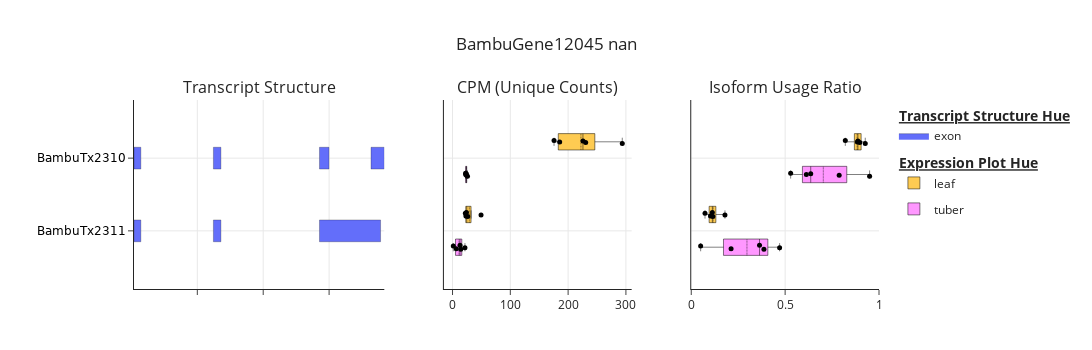
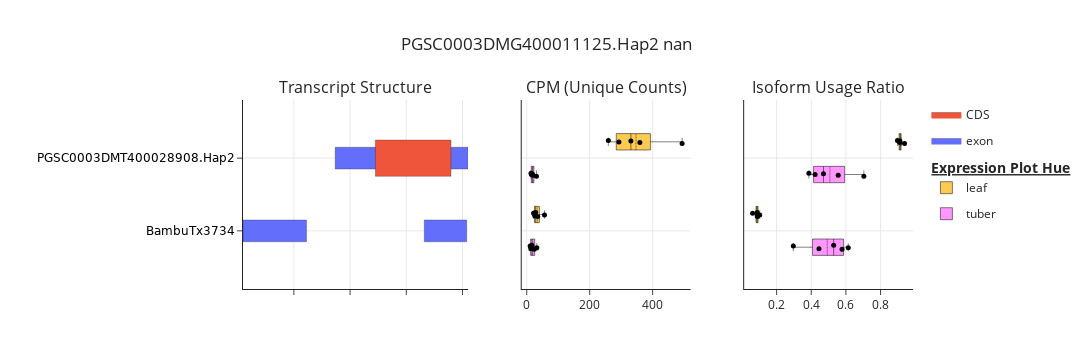
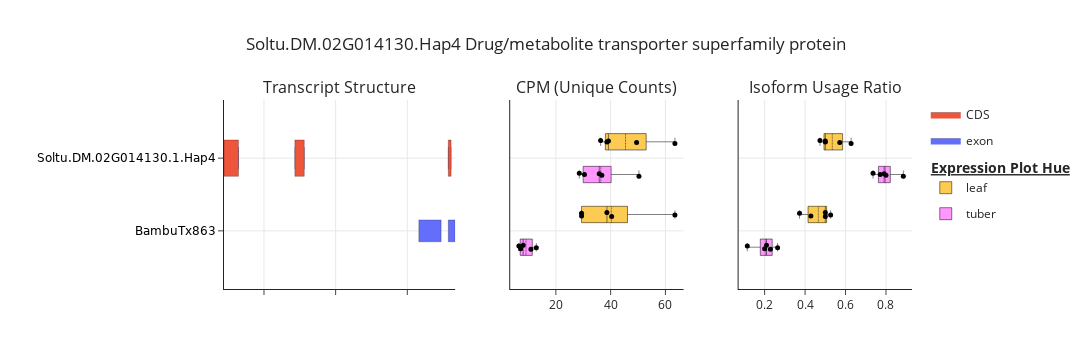
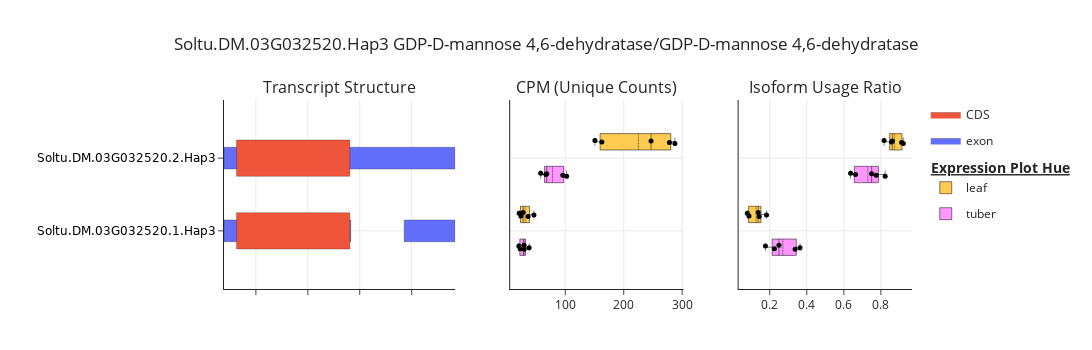

The notebook cell saved with these charts, in order:
### Code cell
figures = poly.plot_differential_isoform_usage(
    results_df=DIU_plotting_result,
    annotation_df=annotation_pl,
    fdr_threshold=0.05,
    ratio_difference_threshold=0.3
)

### Figure 1 — Plotly figure (JSON) as saved in the notebook; plotly's stock layout.template omitted (floating-point values rounded to 4 significant figures)
{"data": [{"fill": "toself", "fillcolor": "#636EFA", "hoverinfo": "text", "hoverlabel": {"namelength": -1}, "hoveron": "fills+points", "hovertemplate": "<b>transcript_id:</b> BambuTx2310<br><b>Feature Type:</b> exon<br><b>Feature Number:</b> None<br><b>Chromosome:</b> chr06_4<br><b>Start:</b> 18103636<br><b>End:</b> 18103838<br><b>Size:</b> 203<br><extra></extra>", "legendgroup": "exon", "legendgrouptitle": {"text": "<b><u>Transcript Structure Hue<u><b>"}, "legendrank": 1, "line": {"color": "black", "width": 0.25}, "mode": "lines", "name": "exon", "opacity": 1, "showlegend": true, "type": "scatter", "x": [18103636, 18103838, 18103838, 18103636, 18103636], "xaxis": "x", "y": [0.85, 0.85, 1.15, 1.15, 0.85], "yaxis": "y"}, {"fill": "toself", "fillcolor": "#636EFA", "hoverinfo": "text", "hoverlabel": {"namelength": -1}, "hoveron": "fills+points", "hovertemplate": "<b>transcript_id:</b> BambuTx2310<br><b>Feature Type:</b> exon<br><b>Feature Number:</b> None<br><b>Chromosome:</b> chr06_4<br><b>Start:</b> 18102854<br><b>End:</b> 18102998<br><b>Size:</b> 145<br><extra></extra>", "legendgroup": "exon", "legendgrouptitle": {"text": "<b><u>Transcript Structure Hue<u><b>"}, "legendrank": 1, "line": {"color": "black", "width": 0.25}, "mode": "lines", "name": "exon", "opacity": 1, "showlegend": false, "type": "scatter", "x": [18102854, 18102998, 18102998, 18102854, 18102854], "xaxis": "x", "y": [0.85, 0.85, 1.15, 1.15, 0.85], "yaxis": "y"}, {"fill": "toself", "fillcolor": "#636EFA", "hoverinfo": "text", "hoverlabel": {"namelength": -1}, "hoveron": "fills+points", "hovertemplate": "<b>transcript_id:</b> BambuTx2310<br><b>Feature Type:</b> exon<br><b>Feature Number:</b> None<br><b>Chromosome:</b> chr06_4<br><b>Start:</b> 18101244<br><b>End:</b> 18101358<br><b>Size:</b> 115<br><extra></extra>", "legendgroup": "exon", "legendgrouptitle": {"text": "<b><u>Transcript Structure Hue<u><b>"}, "legendrank": 1, "line": {"color": "black", "width": 0.25}, "mode": "lines", "name": "exon", "opacity": 1, "showlegend": false, "type": "scatter", "x": [18101244, 18101358, 18101358, 18101244, 18101244], "xaxis": "x", "y": [0.85, 0.85, 1.15, 1.15, 0.85], "yaxis": "y"}, {"fill": "toself", "fillcolor": "#636EFA", "hoverinfo": "text", "hoverlabel": {"namelength": -1}, "hoveron": "fills+points", "hovertemplate": "<b>transcript_id:</b> BambuTx2310<br><b>Feature Type:</b> exon<br><b>Feature Number:</b> None<br><b>Chromosome:</b> chr06_4<br><b>Start:</b> 18100039<br><b>End:</b> 18100143<br><b>Size:</b> 105<br><extra></extra>", "legendgroup": "exon", "legendgrouptitle": {"text": "<b><u>Transcript Structure Hue<u><b>"}, "legendrank": 1, "line": {"color": "black", "width": 0.25}, "mode": "lines", "name": "exon", "opacity": 1, "showlegend": false, "type": "scatter", "x": [18100039, 18100143, 18100143, 18100039, 18100039], "xaxis": "x", "y": [0.85, 0.85, 1.15, 1.15, 0.85], "yaxis": "y"}, {"fill": "toself", "fillcolor": "#636EFA", "hoverinfo": "text", "hoverlabel": {"namelength": -1}, "hoveron": "fills+points", "hovertemplate": "<b>transcript_id:</b> BambuTx2311<br><b>Feature Type:</b> exon<br><b>Feature Number:</b> None<br><b>Chromosome:</b> chr06_4<br><b>Start:</b> 18102854<br><b>End:</b> 18103781<br><b>Size:</b> 928<br><extra></extra>", "legendgroup": "exon", "legendgrouptitle": {"text": "<b><u>Transcript Structure Hue<u><b>"}, "legendrank": 1, "line": {"color": "black", "width": 0.25}, "mode": "lines", "name": "exon", "opacity": 1, "showlegend": false, "type": "scatter", "x": [18102854, 18103781, 18103781, 18102854, 18102854], "xaxis": "x", "y": [-0.15, -0.15, 0.15, 0.15, -0.15], "yaxis": "y"}, {"fill": "toself", "fillcolor": "#636EFA", "hoverinfo": "text", "hoverlabel": {"namelength": -1}, "hoveron": "fills+points", "hovertemplate": "<b>transcript_id:</b> BambuTx2311<br><b>Feature Type:</b> exon<br><b>Feature Number:</b> None<br><b>Chromosome:</b> chr06_4<br><b>Start:</b> 18101244<br><b>End:</b> 18101358<br><b>Size:</b> 115<br><extra></extra>", "legendgroup": "exon", "legendgrouptitle": {"text": "<b><u>Transcript Structure Hue<u><b>"}, "legendrank": 1, "line": {"color": "black", "width": 0.25}, "mode": "lines", "name": "exon", "opacity": 1, "showlegend": false, "type": "scatter", "x": [18101244, 18101358, 18101358, 18101244, 18101244], "xaxis": "x", "y": [-0.15, -0.15, 0.15, 0.15, -0.15], "yaxis": "y"}, {"fill": "toself", "fillcolor": "#636EFA", "hoverinfo": "text", "hoverlabel": {"namelength": -1}, "hoveron": "fills+points", "hovertemplate": "<b>transcript_id:</b> BambuTx2311<br><b>Feature Type:</b> exon<br><b>Feature Number:</b> None<br><b>Chromosome:</b> chr06_4<br><b>Start:</b> 18100040<br><b>End:</b> 18100143<br><b>Size:</b> 104<br><extra></extra>", "legendgroup": "exon", "legendgrouptitle": {"text": "<b><u>Transcript Structure Hue<u><b>"}, "legendrank": 1, "line": {"color": "black", "width": 0.25}, "mode": "lines", "name": "exon", "opacity": 1, "showlegend": false, "type": "scatter", "x": [18100040, 18100143, 18100143, 18100040, 18100040], "xaxis": "x", "y": [-0.15, -0.15, 0.15, 0.15, -0.15], "yaxis": "y"}, {"boxmean": true, "boxpoints": "all", "fillcolor": "#FF97FF", "jitter": 0.3, "legendgroup": "tuber", "legendgrouptitle": {"text": ""}, "legendrank": 3, "line": {"width": 0.5}, "marker": {"color": "black", "opacity": 1, "size": 5}, "name": "tuber", "offsetgroup": "3", "opacity": 1, "orientation": "h", "pointpos": 0, "showlegend": true, "text": ["SRR14995032", "SRR14995033", "SRR14995031", "SRR14995933", "SRR14995034", "SRR14995032", "SRR14995033", "SRR14995031", "SRR14995933", "SRR14995034"], "type": "box", "x": [14.28, 6.432, 21.49, 1.362, 12.99, 22.61, 23.89, 24.17, 25.89, 22.73], "xaxis": "x2", "y": ["0", "0", "0", "0", "0", "1", "1", "1", "1", "1"], "yaxis": "y2"}, {"boxmean": true, "boxpoints": "all", "fillcolor": "#FECB52", "jitter": 0.3, "legendgroup": "leaf", "legendgrouptitle": {"text": "<b><u>Expression Plot Hue<u><b>"}, "legendrank": 2, "line": {"width": 0.5}, "marker": {"color": "black", "opacity": 1, "size": 5}, "name": "leaf", "offsetgroup": "2", "opacity": 1, "orientation": "h", "pointpos": 0, "showlegend": true, "text": ["SRR14993892", "SRR14993893", "SRR14993895", "SRR14993894", "SRR14996168", "SRR14993892", "SRR14993893", "SRR14993895", "SRR14993894", "SRR14996168"], "type": "box", "x": [23.19, 49.36, 26.29, 24.12, 22.21, 293.7, 225.7, 230.4, 185.4, 175.6], "xaxis": "x2", "y": ["0", "0", "0", "0", "0", "1", "1", "1", "1", "1"], "yaxis": "y2"}, {"boxmean": true, "boxpoints": "all", "fillcolor": "#FF97FF", "jitter": 0.3, "legendgroup": "tuber", "legendgrouptitle": {"text": ""}, "legendrank": 3, "line": {"width": 0.5}, "marker": {"color": "black", "opacity": 1, "size": 5}, "name": "tuber", "offsetgroup": "3", "opacity": 1, "orientation": "h", "pointpos": 0, "showlegend": false, "text": ["SRR14995032", "SRR14995033", "SRR14995031", "SRR14995933", "SRR14995034", "SRR14995032", "SRR14995033", "SRR14995031", "SRR14995933", "SRR14995034"], "type": "box", "x": [0.3871, 0.2121, 0.4706, 0.05, 0.3636, 0.6129, 0.7879, 0.5294, 0.95, 0.6364], "xaxis": "x3", "y": ["0", "0", "0", "0", "0", "1", "1", "1", "1", "1"], "yaxis": "y3"}, {"boxmean": true, "boxpoints": "all", "fillcolor": "#FECB52", "jitter": 0.3, "legendgroup": "leaf", "legendgrouptitle": {"text": "<b><u>Expression Plot Hue<u><b>"}, "legendrank": 2, "line": {"width": 0.5}, "marker": {"color": "black", "opacity": 1, "size": 5}, "name": "leaf", "offsetgroup": "2", "opacity": 1, "orientation": "h", "pointpos": 0, "showlegend": false, "text": ["SRR14993892", "SRR14993893", "SRR14993895", "SRR14993894", "SRR14996168", "SRR14993892", "SRR14993893", "SRR14993895", "SRR14993894", "SRR14996168"], "type": "box", "x": [0.07317, 0.1795, 0.1024, 0.1151, 0.1122, 0.9268, 0.8205, 0.8976, 0.8849, 0.8878], "xaxis": "x3", "y": ["0", "0", "0", "0", "0", "1", "1", "1", "1", "1"], "yaxis": "y3"}], "layout": {"annotations": [{"font": {"size": 16}, "showarrow": false, "text": "Transcript Structure", "x": 0.168, "xanchor": "center", "xref": "paper", "y": 1, "yanchor": "bottom", "yref": "paper"}, {"font": {"size": 16}, "showarrow": false, "text": "CPM (Unique Counts)", "x": 0.542, "xanchor": "center", "xref": "paper", "y": 1, "yanchor": "bottom", "yref": "paper"}, {"font": {"size": 16}, "showarrow": false, "text": "Isoform Usage Ratio", "x": 0.874, "xanchor": "center", "xref": "paper", "y": 1, "yanchor": "bottom", "yref": "paper"}], "boxgap": 0.1, "boxgroupgap": 0.5, "boxmode": "group", "height": 350, "hoverlabel": {"font": {"size": 12}}, "hovermode": "closest", "legend": {"font": {"size": 12}, "grouptitlefont": {"size": 14}, "tracegroupgap": 7}, "margin": {"b": 50, "l": 100, "r": 50, "t": 100}, "showlegend": true, "title": {"text": "BambuGene12045 nan", "x": 0.5, "xanchor": "center"}, "violingap": 0.1, "violingroupgap": 0.5, "violinmode": "group", "width": 1300, "xaxis": {"anchor": "y", "domain": [0, 0.336], "showgrid": true, "showticklabels": false, "tickfont": {"size": 12}, "title": {"text": ""}}, "xaxis2": {"anchor": "y2", "domain": [0.416, 0.668], "showgrid": true, "showticklabels": true, "tickfont": {"size": 12}, "title": {"text": ""}}, "xaxis3": {"anchor": "y3", "domain": [0.748, 1], "showgrid": true, "showticklabels": true, "tickfont": {"size": 12}, "title": {"text": ""}}, "yaxis": {"anchor": "x", "domain": [0, 1], "range": [-0.8, 1.8], "showgrid": true, "showticklabels": true, "tickfont": {"color": "black", "family": "DejaVu Sans", "size": 12}, "ticktext": ["BambuTx2311", "BambuTx2310"], "tickvals": [0, 1], "title": {"text": ""}}, "yaxis2": {"anchor": "x2", "domain": [0, 1], "matches": "y", "range": [-0.8, 1.8], "showgrid": true, "showticklabels": false, "ticks": "", "ticktext": ["BambuTx2311", "BambuTx2310"], "tickvals": [0, 1]}, "yaxis3": {"anchor": "x3", "domain": [0, 1], "matches": "y", "range": [-0.8, 1.8], "showgrid": true, "showticklabels": false, "ticks": "", "ticktext": ["BambuTx2311", "BambuTx2310"], "tickvals": [0, 1]}}}

### Figure 2 — Plotly figure (JSON) as saved in the notebook; plotly's stock layout.template omitted (floating-point values rounded to 4 significant figures)
{"data": [{"fill": "toself", "fillcolor": "#636EFA", "hoverinfo": "text", "hoverlabel": {"namelength": -1}, "hoveron": "fills+points", "hovertemplate": "<b>transcript_id:</b> PGSC0003DMT400028908.Hap2<br><b>Feature Type:</b> exon<br><b>Feature Number:</b> None<br><b>Chromosome:</b> chr10_2<br><b>Start:</b> 13877947<br><b>End:</b> 13878420<br><b>Size:</b> 474<br><extra></extra>", "legendgroup": "exon", "legendgrouptitle": {"text": ""}, "legendrank": 2, "line": {"color": "black", "width": 0.25}, "mode": "lines", "name": "exon", "opacity": 1, "showlegend": true, "type": "scatter", "x": [13877947, 13878420, 13878420, 13877947, 13877947], "xaxis": "x", "y": [0.85, 0.85, 1.15, 1.15, 0.85], "yaxis": "y"}, {"fill": "toself", "fillcolor": "#636EFA", "hoverinfo": "text", "hoverlabel": {"namelength": -1}, "hoveron": "fills+points", "hovertemplate": "<b>transcript_id:</b> BambuTx3734<br><b>Feature Type:</b> exon<br><b>Feature Number:</b> None<br><b>Chromosome:</b> chr10_2<br><b>Start:</b> 13878264<br><b>End:</b> 13878415<br><b>Size:</b> 152<br><extra></extra>", "legendgroup": "exon", "legendgrouptitle": {"text": ""}, "legendrank": 2, "line": {"color": "black", "width": 0.25}, "mode": "lines", "name": "exon", "opacity": 1, "showlegend": false, "type": "scatter", "x": [13878264, 13878415, 13878415, 13878264, 13878264], "xaxis": "x", "y": [-0.15, -0.15, 0.15, 0.15, -0.15], "yaxis": "y"}, {"fill": "toself", "fillcolor": "#636EFA", "hoverinfo": "text", "hoverlabel": {"namelength": -1}, "hoveron": "fills+points", "hovertemplate": "<b>transcript_id:</b> BambuTx3734<br><b>Feature Type:</b> exon<br><b>Feature Number:</b> None<br><b>Chromosome:</b> chr10_2<br><b>Start:</b> 13877619<br><b>End:</b> 13877845<br><b>Size:</b> 227<br><extra></extra>", "legendgroup": "exon", "legendgrouptitle": {"text": ""}, "legendrank": 2, "line": {"color": "black", "width": 0.25}, "mode": "lines", "name": "exon", "opacity": 1, "showlegend": false, "type": "scatter", "x": [13877619, 13877845, 13877845, 13877619, 13877619], "xaxis": "x", "y": [-0.15, -0.15, 0.15, 0.15, -0.15], "yaxis": "y"}, {"fill": "toself", "fillcolor": "#EF553B", "hoverinfo": "text", "hoverlabel": {"namelength": -1}, "hoveron": "fills+points", "hovertemplate": "<b>transcript_id:</b> PGSC0003DMT400028908.Hap2<br><b>Feature Type:</b> CDS<br><b>Feature Number:</b> None<br><b>Chromosome:</b> chr10_2<br><b>Start:</b> 13878090<br><b>End:</b> 13878359<br><b>Size:</b> 270<br><extra></extra>", "legendgroup": "CDS", "legendgrouptitle": {"text": ""}, "legendrank": 1, "line": {"color": "black", "width": 0.25}, "mode": "lines", "name": "CDS", "opacity": 1, "showlegend": true, "type": "scatter", "x": [13878090, 13878359, 13878359, 13878090, 13878090], "xaxis": "x", "y": [0.75, 0.75, 1.25, 1.25, 0.75], "yaxis": "y"}, {"boxmean": true, "boxpoints": "all", "fillcolor": "#FF97FF", "jitter": 0.3, "legendgroup": "tuber", "legendgrouptitle": {"text": ""}, "legendrank": 4, "line": {"width": 0.5}, "marker": {"color": "black", "opacity": 1, "size": 5}, "name": "tuber", "offsetgroup": "4", "opacity": 1, "orientation": "h", "pointpos": 0, "showlegend": true, "text": ["SRR14995032", "SRR14995033", "SRR14995031", "SRR14995933", "SRR14995034", "SRR14995032", "SRR14995033", "SRR14995031", "SRR14995933", "SRR14995034"], "type": "box", "x": [32.12, 16.54, 23.28, 10.9, 12.99, 20.23, 14.7, 17.01, 13.62, 30.85], "xaxis": "x2", "y": ["0", "0", "0", "0", "0", "1", "1", "1", "1", "1"], "yaxis": "y2"}, {"boxmean": true, "boxpoints": "all", "fillcolor": "#FECB52", "jitter": 0.3, "legendgroup": "leaf", "legendgrouptitle": {"text": "<b><u>Expression Plot Hue<u><b>"}, "legendrank": 3, "line": {"width": 0.5}, "marker": {"color": "black", "opacity": 1, "size": 5}, "name": "leaf", "offsetgroup": "3", "opacity": 1, "orientation": "h", "pointpos": 0, "showlegend": true, "text": ["SRR14993892", "SRR14993893", "SRR14993895", "SRR14993894", "SRR14996168", "SRR14993892", "SRR14993893", "SRR14993895", "SRR14993894", "SRR14996168"], "type": "box", "x": [34.78, 56.42, 21.65, 25.62, 28.27, 359.4, 493.6, 330.9, 259.3, 292.7], "xaxis": "x2", "y": ["0", "0", "0", "0", "0", "1", "1", "1", "1", "1"], "yaxis": "y2"}, {"boxmean": true, "boxpoints": "all", "fillcolor": "#FF97FF", "jitter": 0.3, "legendgroup": "tuber", "legendgrouptitle": {"text": ""}, "legendrank": 4, "line": {"width": 0.5}, "marker": {"color": "black", "opacity": 1, "size": 5}, "name": "tuber", "offsetgroup": "4", "opacity": 1, "orientation": "h", "pointpos": 0, "showlegend": false, "text": ["SRR14995032", "SRR14995033", "SRR14995031", "SRR14995933", "SRR14995034", "SRR14995032", "SRR14995033", "SRR14995031", "SRR14995933", "SRR14995034"], "type": "box", "x": [0.6136, 0.5294, 0.5778, 0.4444, 0.2963, 0.3864, 0.4706, 0.4222, 0.5556, 0.7037], "xaxis": "x3", "y": ["0", "0", "0", "0", "0", "1", "1", "1", "1", "1"], "yaxis": "y3"}, {"boxmean": true, "boxpoints": "all", "fillcolor": "#FECB52", "jitter": 0.3, "legendgroup": "leaf", "legendgrouptitle": {"text": "<b><u>Expression Plot Hue<u><b>"}, "legendrank": 3, "line": {"width": 0.5}, "marker": {"color": "black", "opacity": 1, "size": 5}, "name": "leaf", "offsetgroup": "3", "opacity": 1, "orientation": "h", "pointpos": 0, "showlegend": false, "text": ["SRR14993892", "SRR14993893", "SRR14993895", "SRR14993894", "SRR14996168", "SRR14993892", "SRR14993893", "SRR14993895", "SRR14993894", "SRR14996168"], "type": "box", "x": [0.08824, 0.1026, 0.0614, 0.08995, 0.08805, 0.9118, 0.8974, 0.9386, 0.9101, 0.9119], "xaxis": "x3", "y": ["0", "0", "0", "0", "0", "1", "1", "1", "1", "1"], "yaxis": "y3"}], "layout": {"annotations": [{"font": {"size": 16}, "showarrow": false, "text": "Transcript Structure", "x": 0.168, "xanchor": "center", "xref": "paper", "y": 1, "yanchor": "bottom", "yref": "paper"}, {"font": {"size": 16}, "showarrow": false, "text": "CPM (Unique Counts)", "x": 0.542, "xanchor": "center", "xref": "paper", "y": 1, "yanchor": "bottom", "yref": "paper"}, {"font": {"size": 16}, "showarrow": false, "text": "Isoform Usage Ratio", "x": 0.874, "xanchor": "center", "xref": "paper", "y": 1, "yanchor": "bottom", "yref": "paper"}], "boxgap": 0.1, "boxgroupgap": 0.5, "boxmode": "group", "height": 350, "hoverlabel": {"font": {"size": 12}}, "hovermode": "closest", "legend": {"font": {"size": 12}, "grouptitlefont": {"size": 14}, "tracegroupgap": 7}, "margin": {"b": 50, "l": 100, "r": 50, "t": 100}, "showlegend": true, "title": {"text": "PGSC0003DMG400011125.Hap2 nan", "x": 0.5, "xanchor": "center"}, "violingap": 0.1, "violingroupgap": 0.5, "violinmode": "group", "width": 1300, "xaxis": {"anchor": "y", "domain": [0, 0.336], "showgrid": true, "showticklabels": false, "tickfont": {"size": 12}, "title": {"text": ""}}, "xaxis2": {"anchor": "y2", "domain": [0.416, 0.668], "showgrid": true, "showticklabels": true, "tickfont": {"size": 12}, "title": {"text": ""}}, "xaxis3": {"anchor": "y3", "domain": [0.748, 1], "showgrid": true, "showticklabels": true, "tickfont": {"size": 12}, "title": {"text": ""}}, "yaxis": {"anchor": "x", "domain": [0, 1], "range": [-0.8, 1.8], "showgrid": true, "showticklabels": true, "tickfont": {"color": "black", "family": "DejaVu Sans", "size": 12}, "ticktext": ["BambuTx3734", "PGSC0003DMT400028908.Hap2"], "tickvals": [0, 1], "title": {"text": ""}}, "yaxis2": {"anchor": "x2", "domain": [0, 1], "matches": "y", "range": [-0.8, 1.8], "showgrid": true, "showticklabels": false, "ticks": "", "ticktext": ["BambuTx3734", "PGSC0003DMT400028908.Hap2"], "tickvals": [0, 1]}, "yaxis3": {"anchor": "x3", "domain": [0, 1], "matches": "y", "range": [-0.8, 1.8], "showgrid": true, "showticklabels": false, "ticks": "", "ticktext": ["BambuTx3734", "PGSC0003DMT400028908.Hap2"], "tickvals": [0, 1]}}}

### Figure 3 — Plotly figure (JSON) as saved in the notebook; plotly's stock layout.template omitted (floating-point values rounded to 4 significant figures)
{"data": [{"fill": "toself", "fillcolor": "#636EFA", "hoverinfo": "text", "hoverlabel": {"namelength": -1}, "hoveron": "fills+points", "hovertemplate": "<b>transcript_id:</b> Soltu.DM.02G014130.1.Hap4<br><b>Feature Type:</b> exon<br><b>Feature Number:</b> None<br><b>Chromosome:</b> chr02_4<br><b>Start:</b> 25902572<br><b>End:</b> 25902611<br><b>Size:</b> 40<br><extra></extra>", "legendgroup": "exon", "legendgrouptitle": {"text": ""}, "legendrank": 2, "line": {"color": "black", "width": 0.25}, "mode": "lines", "name": "exon", "opacity": 1, "showlegend": true, "type": "scatter", "x": [25902572, 25902611, 25902611, 25902572, 25902572], "xaxis": "x", "y": [0.85, 0.85, 1.15, 1.15, 0.85], "yaxis": "y"}, {"fill": "toself", "fillcolor": "#636EFA", "hoverinfo": "text", "hoverlabel": {"namelength": -1}, "hoveron": "fills+points", "hovertemplate": "<b>transcript_id:</b> Soltu.DM.02G014130.1.Hap4<br><b>Feature Type:</b> exon<br><b>Feature Number:</b> None<br><b>Chromosome:</b> chr02_4<br><b>Start:</b> 25900431<br><b>End:</b> 25900562<br><b>Size:</b> 132<br><extra></extra>", "legendgroup": "exon", "legendgrouptitle": {"text": ""}, "legendrank": 2, "line": {"color": "black", "width": 0.25}, "mode": "lines", "name": "exon", "opacity": 1, "showlegend": false, "type": "scatter", "x": [25900431, 25900562, 25900562, 25900431, 25900431], "xaxis": "x", "y": [0.85, 0.85, 1.15, 1.15, 0.85], "yaxis": "y"}, {"fill": "toself", "fillcolor": "#636EFA", "hoverinfo": "text", "hoverlabel": {"namelength": -1}, "hoveron": "fills+points", "hovertemplate": "<b>transcript_id:</b> Soltu.DM.02G014130.1.Hap4<br><b>Feature Type:</b> exon<br><b>Feature Number:</b> None<br><b>Chromosome:</b> chr02_4<br><b>Start:</b> 25899442<br><b>End:</b> 25899644<br><b>Size:</b> 203<br><extra></extra>", "legendgroup": "exon", "legendgrouptitle": {"text": ""}, "legendrank": 2, "line": {"color": "black", "width": 0.25}, "mode": "lines", "name": "exon", "opacity": 1, "showlegend": false, "type": "scatter", "x": [25899442, 25899644, 25899644, 25899442, 25899442], "xaxis": "x", "y": [0.85, 0.85, 1.15, 1.15, 0.85], "yaxis": "y"}, {"fill": "toself", "fillcolor": "#636EFA", "hoverinfo": "text", "hoverlabel": {"namelength": -1}, "hoveron": "fills+points", "hovertemplate": "<b>transcript_id:</b> BambuTx863<br><b>Feature Type:</b> exon<br><b>Feature Number:</b> None<br><b>Chromosome:</b> chr02_4<br><b>Start:</b> 25902572<br><b>End:</b> 25902668<br><b>Size:</b> 97<br><extra></extra>", "legendgroup": "exon", "legendgrouptitle": {"text": ""}, "legendrank": 2, "line": {"color": "black", "width": 0.25}, "mode": "lines", "name": "exon", "opacity": 1, "showlegend": false, "type": "scatter", "x": [25902572, 25902668, 25902668, 25902572, 25902572], "xaxis": "x", "y": [-0.15, -0.15, 0.15, 0.15, -0.15], "yaxis": "y"}, {"fill": "toself", "fillcolor": "#636EFA", "hoverinfo": "text", "hoverlabel": {"namelength": -1}, "hoveron": "fills+points", "hovertemplate": "<b>transcript_id:</b> BambuTx863<br><b>Feature Type:</b> exon<br><b>Feature Number:</b> None<br><b>Chromosome:</b> chr02_4<br><b>Start:</b> 25902161<br><b>End:</b> 25902472<br><b>Size:</b> 312<br><extra></extra>", "legendgroup": "exon", "legendgrouptitle": {"text": ""}, "legendrank": 2, "line": {"color": "black", "width": 0.25}, "mode": "lines", "name": "exon", "opacity": 1, "showlegend": false, "type": "scatter", "x": [25902161, 25902472, 25902472, 25902161, 25902161], "xaxis": "x", "y": [-0.15, -0.15, 0.15, 0.15, -0.15], "yaxis": "y"}, {"fill": "toself", "fillcolor": "#EF553B", "hoverinfo": "text", "hoverlabel": {"namelength": -1}, "hoveron": "fills+points", "hovertemplate": "<b>transcript_id:</b> Soltu.DM.02G014130.1.Hap4<br><b>Feature Type:</b> CDS<br><b>Feature Number:</b> None<br><b>Chromosome:</b> chr02_4<br><b>Start:</b> 25902572<br><b>End:</b> 25902611<br><b>Size:</b> 40<br><extra></extra>", "legendgroup": "CDS", "legendgrouptitle": {"text": ""}, "legendrank": 1, "line": {"color": "black", "width": 0.25}, "mode": "lines", "name": "CDS", "opacity": 1, "showlegend": true, "type": "scatter", "x": [25902572, 25902611, 25902611, 25902572, 25902572], "xaxis": "x", "y": [0.75, 0.75, 1.25, 1.25, 0.75], "yaxis": "y"}, {"fill": "toself", "fillcolor": "#EF553B", "hoverinfo": "text", "hoverlabel": {"namelength": -1}, "hoveron": "fills+points", "hovertemplate": "<b>transcript_id:</b> Soltu.DM.02G014130.1.Hap4<br><b>Feature Type:</b> CDS<br><b>Feature Number:</b> None<br><b>Chromosome:</b> chr02_4<br><b>Start:</b> 25900431<br><b>End:</b> 25900562<br><b>Size:</b> 132<br><extra></extra>", "legendgroup": "CDS", "legendgrouptitle": {"text": ""}, "legendrank": 1, "line": {"color": "black", "width": 0.25}, "mode": "lines", "name": "CDS", "opacity": 1, "showlegend": false, "type": "scatter", "x": [25900431, 25900562, 25900562, 25900431, 25900431], "xaxis": "x", "y": [0.75, 0.75, 1.25, 1.25, 0.75], "yaxis": "y"}, {"fill": "toself", "fillcolor": "#EF553B", "hoverinfo": "text", "hoverlabel": {"namelength": -1}, "hoveron": "fills+points", "hovertemplate": "<b>transcript_id:</b> Soltu.DM.02G014130.1.Hap4<br><b>Feature Type:</b> CDS<br><b>Feature Number:</b> None<br><b>Chromosome:</b> chr02_4<br><b>Start:</b> 25899442<br><b>End:</b> 25899644<br><b>Size:</b> 203<br><extra></extra>", "legendgroup": "CDS", "legendgrouptitle": {"text": ""}, "legendrank": 1, "line": {"color": "black", "width": 0.25}, "mode": "lines", "name": "CDS", "opacity": 1, "showlegend": false, "type": "scatter", "x": [25899442, 25899644, 25899644, 25899442, 25899442], "xaxis": "x", "y": [0.75, 0.75, 1.25, 1.25, 0.75], "yaxis": "y"}, {"boxmean": true, "boxpoints": "all", "fillcolor": "#FF97FF", "jitter": 0.3, "legendgroup": "tuber", "legendgrouptitle": {"text": ""}, "legendrank": 4, "line": {"width": 0.5}, "marker": {"color": "black", "opacity": 1, "size": 5}, "name": "tuber", "offsetgroup": "4", "opacity": 1, "orientation": "h", "pointpos": 0, "showlegend": true, "text": ["SRR14995032", "SRR14995033", "SRR14995031", "SRR14995933", "SRR14995034", "SRR14995032", "SRR14995033", "SRR14995031", "SRR14995933", "SRR14995034"], "type": "box", "x": [7.139, 12.86, 8.057, 10.9, 6.495, 28.56, 35.84, 30.44, 36.79, 50.33], "xaxis": "x2", "y": ["0", "0", "0", "0", "0", "1", "1", "1", "1", "1"], "yaxis": "y2"}, {"boxmean": true, "boxpoints": "all", "fillcolor": "#FECB52", "jitter": 0.3, "legendgroup": "leaf", "legendgrouptitle": {"text": "<b><u>Expression Plot Hue<u><b>"}, "legendrank": 3, "line": {"width": 0.5}, "marker": {"color": "black", "opacity": 1, "size": 5}, "name": "leaf", "offsetgroup": "3", "opacity": 1, "orientation": "h", "pointpos": 0, "showlegend": true, "text": ["SRR14993892", "SRR14993893", "SRR14993895", "SRR14993894", "SRR14996168", "SRR14993892", "SRR14993893", "SRR14993895", "SRR14993894", "SRR14996168"], "type": "box", "x": [38.64, 63.47, 29.38, 29.39, 40.38, 38.64, 63.47, 49.48, 39.19, 36.34], "xaxis": "x2", "y": ["0", "0", "0", "0", "0", "1", "1", "1", "1", "1"], "yaxis": "y2"}, {"boxmean": true, "boxpoints": "all", "fillcolor": "#FF97FF", "jitter": 0.3, "legendgroup": "tuber", "legendgrouptitle": {"text": ""}, "legendrank": 4, "line": {"width": 0.5}, "marker": {"color": "black", "opacity": 1, "size": 5}, "name": "tuber", "offsetgroup": "4", "opacity": 1, "orientation": "h", "pointpos": 0, "showlegend": false, "text": ["SRR14995032", "SRR14995033", "SRR14995031", "SRR14995933", "SRR14995034", "SRR14995032", "SRR14995033", "SRR14995031", "SRR14995933", "SRR14995034"], "type": "box", "x": [0.2, 0.2642, 0.2093, 0.2286, 0.1143, 0.8, 0.7358, 0.7907, 0.7714, 0.8857], "xaxis": "x3", "y": ["0", "0", "0", "0", "0", "1", "1", "1", "1", "1"], "yaxis": "y3"}, {"boxmean": true, "boxpoints": "all", "fillcolor": "#FECB52", "jitter": 0.3, "legendgroup": "leaf", "legendgrouptitle": {"text": "<b><u>Expression Plot Hue<u><b>"}, "legendrank": 3, "line": {"width": 0.5}, "marker": {"color": "black", "opacity": 1, "size": 5}, "name": "leaf", "offsetgroup": "3", "opacity": 1, "orientation": "h", "pointpos": 0, "showlegend": false, "text": ["SRR14993892", "SRR14993893", "SRR14993895", "SRR14993894", "SRR14996168", "SRR14993892", "SRR14993893", "SRR14993895", "SRR14993894", "SRR14996168"], "type": "box", "x": [0.5, 0.5, 0.3725, 0.4286, 0.5263, 0.5, 0.5, 0.6275, 0.5714, 0.4737], "xaxis": "x3", "y": ["0", "0", "0", "0", "0", "1", "1", "1", "1", "1"], "yaxis": "y3"}], "layout": {"annotations": [{"font": {"size": 16}, "showarrow": false, "text": "Transcript Structure", "x": 0.168, "xanchor": "center", "xref": "paper", "y": 1, "yanchor": "bottom", "yref": "paper"}, {"font": {"size": 16}, "showarrow": false, "text": "CPM (Unique Counts)", "x": 0.542, "xanchor": "center", "xref": "paper", "y": 1, "yanchor": "bottom", "yref": "paper"}, {"font": {"size": 16}, "showarrow": false, "text": "Isoform Usage Ratio", "x": 0.874, "xanchor": "center", "xref": "paper", "y": 1, "yanchor": "bottom", "yref": "paper"}], "boxgap": 0.1, "boxgroupgap": 0.5, "boxmode": "group", "height": 350, "hoverlabel": {"font": {"size": 12}}, "hovermode": "closest", "legend": {"font": {"size": 12}, "grouptitlefont": {"size": 14}, "tracegroupgap": 7}, "margin": {"b": 50, "l": 100, "r": 50, "t": 100}, "showlegend": true, "title": {"text": "Soltu.DM.02G014130.Hap4 Drug/metabolite transporter superfamily protein", "x": 0.5, "xanchor": "center"}, "violingap": 0.1, "violingroupgap": 0.5, "violinmode": "group", "width": 1300, "xaxis": {"anchor": "y", "domain": [0, 0.336], "showgrid": true, "showticklabels": false, "tickfont": {"size": 12}, "title": {"text": ""}}, "xaxis2": {"anchor": "y2", "domain": [0.416, 0.668], "showgrid": true, "showticklabels": true, "tickfont": {"size": 12}, "title": {"text": ""}}, "xaxis3": {"anchor": "y3", "domain": [0.748, 1], "showgrid": true, "showticklabels": true, "tickfont": {"size": 12}, "title": {"text": ""}}, "yaxis": {"anchor": "x", "domain": [0, 1], "range": [-0.8, 1.8], "showgrid": true, "showticklabels": true, "tickfont": {"color": "black", "family": "DejaVu Sans", "size": 12}, "ticktext": ["BambuTx863", "Soltu.DM.02G014130.1.Hap4"], "tickvals": [0, 1], "title": {"text": ""}}, "yaxis2": {"anchor": "x2", "domain": [0, 1], "matches": "y", "range": [-0.8, 1.8], "showgrid": true, "showticklabels": false, "ticks": "", "ticktext": ["BambuTx863", "Soltu.DM.02G014130.1.Hap4"], "tickvals": [0, 1]}, "yaxis3": {"anchor": "x3", "domain": [0, 1], "matches": "y", "range": [-0.8, 1.8], "showgrid": true, "showticklabels": false, "ticks": "", "ticktext": ["BambuTx863", "Soltu.DM.02G014130.1.Hap4"], "tickvals": [0, 1]}}}

### Figure 4 — Plotly figure (JSON) as saved in the notebook; plotly's stock layout.template omitted (floating-point values rounded to 4 significant figures)
{"data": [{"fill": "toself", "fillcolor": "#636EFA", "hoverinfo": "text", "hoverlabel": {"namelength": -1}, "hoveron": "fills+points", "hovertemplate": "<b>transcript_id:</b> Soltu.DM.03G032520.2.Hap3<br><b>Feature Type:</b> exon<br><b>Feature Number:</b> None<br><b>Chromosome:</b> chr03_3<br><b>Start:</b> 57043193<br><b>End:</b> 57045419<br><b>Size:</b> 2227<br><extra></extra>", "legendgroup": "exon", "legendgrouptitle": {"text": ""}, "legendrank": 2, "line": {"color": "black", "width": 0.25}, "mode": "lines", "name": "exon", "opacity": 1, "showlegend": true, "type": "scatter", "x": [57043193, 57045419, 57045419, 57043193, 57043193], "xaxis": "x", "y": [0.85, 0.85, 1.15, 1.15, 0.85], "yaxis": "y"}, {"fill": "toself", "fillcolor": "#636EFA", "hoverinfo": "text", "hoverlabel": {"namelength": -1}, "hoveron": "fills+points", "hovertemplate": "<b>transcript_id:</b> Soltu.DM.03G032520.1.Hap3<br><b>Feature Type:</b> exon<br><b>Feature Number:</b> None<br><b>Chromosome:</b> chr03_3<br><b>Start:</b> 57044928<br><b>End:</b> 57045419<br><b>Size:</b> 492<br><extra></extra>", "legendgroup": "exon", "legendgrouptitle": {"text": ""}, "legendrank": 2, "line": {"color": "black", "width": 0.25}, "mode": "lines", "name": "exon", "opacity": 1, "showlegend": false, "type": "scatter", "x": [57044928, 57045419, 57045419, 57044928, 57044928], "xaxis": "x", "y": [-0.15, -0.15, 0.15, 0.15, -0.15], "yaxis": "y"}, {"fill": "toself", "fillcolor": "#636EFA", "hoverinfo": "text", "hoverlabel": {"namelength": -1}, "hoveron": "fills+points", "hovertemplate": "<b>transcript_id:</b> Soltu.DM.03G032520.1.Hap3<br><b>Feature Type:</b> exon<br><b>Feature Number:</b> None<br><b>Chromosome:</b> chr03_3<br><b>Start:</b> 57043193<br><b>End:</b> 57044414<br><b>Size:</b> 1222<br><extra></extra>", "legendgroup": "exon", "legendgrouptitle": {"text": ""}, "legendrank": 2, "line": {"color": "black", "width": 0.25}, "mode": "lines", "name": "exon", "opacity": 1, "showlegend": false, "type": "scatter", "x": [57043193, 57044414, 57044414, 57043193, 57043193], "xaxis": "x", "y": [-0.15, -0.15, 0.15, 0.15, -0.15], "yaxis": "y"}, {"fill": "toself", "fillcolor": "#EF553B", "hoverinfo": "text", "hoverlabel": {"namelength": -1}, "hoveron": "fills+points", "hovertemplate": "<b>transcript_id:</b> Soltu.DM.03G032520.2.Hap3<br><b>Feature Type:</b> CDS<br><b>Feature Number:</b> None<br><b>Chromosome:</b> chr03_3<br><b>Start:</b> 57043314<br><b>End:</b> 57044405<br><b>Size:</b> 1092<br><extra></extra>", "legendgroup": "CDS", "legendgrouptitle": {"text": ""}, "legendrank": 1, "line": {"color": "black", "width": 0.25}, "mode": "lines", "name": "CDS", "opacity": 1, "showlegend": true, "type": "scatter", "x": [57043314, 57044405, 57044405, 57043314, 57043314], "xaxis": "x", "y": [0.75, 0.75, 1.25, 1.25, 0.75], "yaxis": "y"}, {"fill": "toself", "fillcolor": "#EF553B", "hoverinfo": "text", "hoverlabel": {"namelength": -1}, "hoveron": "fills+points", "hovertemplate": "<b>transcript_id:</b> Soltu.DM.03G032520.1.Hap3<br><b>Feature Type:</b> CDS<br><b>Feature Number:</b> None<br><b>Chromosome:</b> chr03_3<br><b>Start:</b> 57043314<br><b>End:</b> 57044405<br><b>Size:</b> 1092<br><extra></extra>", "legendgroup": "CDS", "legendgrouptitle": {"text": ""}, "legendrank": 2, "line": {"color": "black", "width": 0.25}, "mode": "lines", "name": "CDS", "opacity": 1, "showlegend": false, "type": "scatter", "x": [57043314, 57044405, 57044405, 57043314, 57043314], "xaxis": "x", "y": [-0.25, -0.25, 0.25, 0.25, -0.25], "yaxis": "y"}, {"boxmean": true, "boxpoints": "all", "fillcolor": "#FF97FF", "jitter": 0.3, "legendgroup": "tuber", "legendgrouptitle": {"text": ""}, "legendrank": 4, "line": {"width": 0.5}, "marker": {"color": "black", "opacity": 1, "size": 5}, "name": "tuber", "offsetgroup": "4", "opacity": 1, "orientation": "h", "pointpos": 0, "showlegend": true, "text": ["SRR14995032", "SRR14995033", "SRR14995031", "SRR14995933", "SRR14995034", "SRR14995032", "SRR14995033", "SRR14995031", "SRR14995933", "SRR14995034"], "type": "box", "x": [29.75, 29.4, 20.59, 38.15, 22.73, 102.3, 57.89, 95.79, 66.76, 68.2], "xaxis": "x2", "y": ["0", "0", "0", "0", "0", "1", "1", "1", "1", "1"], "yaxis": "y2"}, {"boxmean": true, "boxpoints": "all", "fillcolor": "#FECB52", "jitter": 0.3, "legendgroup": "leaf", "legendgrouptitle": {"text": "<b><u>Expression Plot Hue<u><b>"}, "legendrank": 3, "line": {"width": 0.5}, "marker": {"color": "black", "opacity": 1, "size": 5}, "name": "leaf", "offsetgroup": "3", "opacity": 1, "orientation": "h", "pointpos": 0, "showlegend": true, "text": ["SRR14993892", "SRR14993893", "SRR14993895", "SRR14993894", "SRR14996168", "SRR14993892", "SRR14993893", "SRR14993895", "SRR14993894", "SRR14996168"], "type": "box", "x": [46.37, 21.16, 27.83, 24.12, 36.34, 278.2, 246.8, 287.6, 150.7, 162.5], "xaxis": "x2", "y": ["0", "0", "0", "0", "0", "1", "1", "1", "1", "1"], "yaxis": "y2"}, {"boxmean": true, "boxpoints": "all", "fillcolor": "#FF97FF", "jitter": 0.3, "legendgroup": "tuber", "legendgrouptitle": {"text": ""}, "legendrank": 4, "line": {"width": 0.5}, "marker": {"color": "black", "opacity": 1, "size": 5}, "name": "tuber", "offsetgroup": "4", "opacity": 1, "orientation": "h", "pointpos": 0, "showlegend": false, "text": ["SRR14995032", "SRR14995033", "SRR14995031", "SRR14995933", "SRR14995034", "SRR14995032", "SRR14995033", "SRR14995031", "SRR14995933", "SRR14995034"], "type": "box", "x": [0.2252, 0.3368, 0.1769, 0.3636, 0.25, 0.7748, 0.6632, 0.8231, 0.6364, 0.75], "xaxis": "x3", "y": ["0", "0", "0", "0", "0", "1", "1", "1", "1", "1"], "yaxis": "y3"}, {"boxmean": true, "boxpoints": "all", "fillcolor": "#FECB52", "jitter": 0.3, "legendgroup": "leaf", "legendgrouptitle": {"text": "<b><u>Expression Plot Hue<u><b>"}, "legendrank": 3, "line": {"width": 0.5}, "marker": {"color": "black", "opacity": 1, "size": 5}, "name": "leaf", "offsetgroup": "3", "opacity": 1, "orientation": "h", "pointpos": 0, "showlegend": false, "text": ["SRR14993892", "SRR14993893", "SRR14993895", "SRR14993894", "SRR14996168", "SRR14993892", "SRR14993893", "SRR14993895", "SRR14993894", "SRR14996168"], "type": "box", "x": [0.1429, 0.07895, 0.08824, 0.1379, 0.1827, 0.8571, 0.9211, 0.9118, 0.8621, 0.8173], "xaxis": "x3", "y": ["0", "0", "0", "0", "0", "1", "1", "1", "1", "1"], "yaxis": "y3"}], "layout": {"annotations": [{"font": {"size": 16}, "showarrow": false, "text": "Transcript Structure", "x": 0.168, "xanchor": "center", "xref": "paper", "y": 1, "yanchor": "bottom", "yref": "paper"}, {"font": {"size": 16}, "showarrow": false, "text": "CPM (Unique Counts)", "x": 0.542, "xanchor": "center", "xref": "paper", "y": 1, "yanchor": "bottom", "yref": "paper"}, {"font": {"size": 16}, "showarrow": false, "text": "Isoform Usage Ratio", "x": 0.874, "xanchor": "center", "xref": "paper", "y": 1, "yanchor": "bottom", "yref": "paper"}], "boxgap": 0.1, "boxgroupgap": 0.5, "boxmode": "group", "height": 350, "hoverlabel": {"font": {"size": 12}}, "hovermode": "closest", "legend": {"font": {"size": 12}, "grouptitlefont": {"size": 14}, "tracegroupgap": 7}, "margin": {"b": 50, "l": 100, "r": 50, "t": 100}, "showlegend": true, "title": {"text": "Soltu.DM.03G032520.Hap3 GDP-D-mannose 4,6-dehydratase/GDP-D-mannose 4,6-dehydratase", "x": 0.5, "xanchor": "center"}, "violingap": 0.1, "violingroupgap": 0.5, "violinmode": "group", "width": 1300, "xaxis": {"anchor": "y", "domain": [0, 0.336], "showgrid": true, "showticklabels": false, "tickfont": {"size": 12}, "title": {"text": ""}}, "xaxis2": {"anchor": "y2", "domain": [0.416, 0.668], "showgrid": true, "showticklabels": true, "tickfont": {"size": 12}, "title": {"text": ""}}, "xaxis3": {"anchor": "y3", "domain": [0.748, 1], "showgrid": true, "showticklabels": true, "tickfont": {"size": 12}, "title": {"text": ""}}, "yaxis": {"anchor": "x", "domain": [0, 1], "range": [-0.8, 1.8], "showgrid": true, "showticklabels": true, "tickfont": {"color": "black", "family": "DejaVu Sans", "size": 12}, "ticktext": ["Soltu.DM.03G032520.1.Hap3", "Soltu.DM.03G032520.2.Hap3"], "tickvals": [0, 1], "title": {"text": ""}}, "yaxis2": {"anchor": "x2", "domain": [0, 1], "matches": "y", "range": [-0.8, 1.8], "showgrid": true, "showticklabels": false, "ticks": "", "ticktext": ["Soltu.DM.03G032520.1.Hap3", "Soltu.DM.03G032520.2.Hap3"], "tickvals": [0, 1]}, "yaxis3": {"anchor": "x3", "domain": [0, 1], "matches": "y", "range": [-0.8, 1.8], "showgrid": true, "showticklabels": false, "ticks": "", "ticktext": ["Soltu.DM.03G032520.1.Hap3", "Soltu.DM.03G032520.2.Hap3"], "tickvals": [0, 1]}}}
